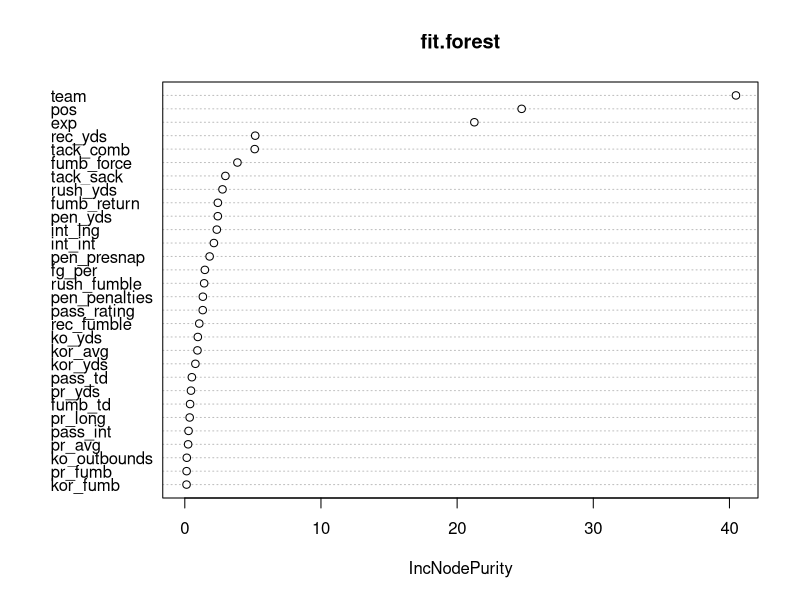
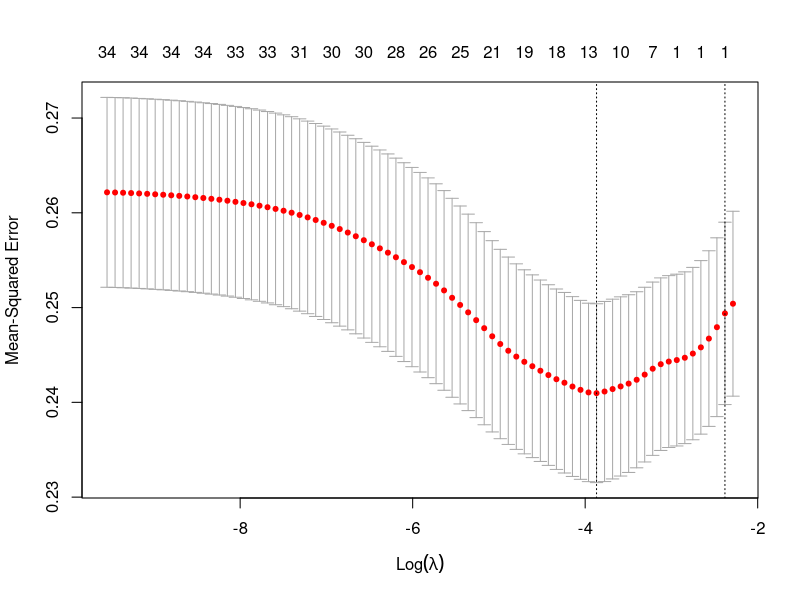
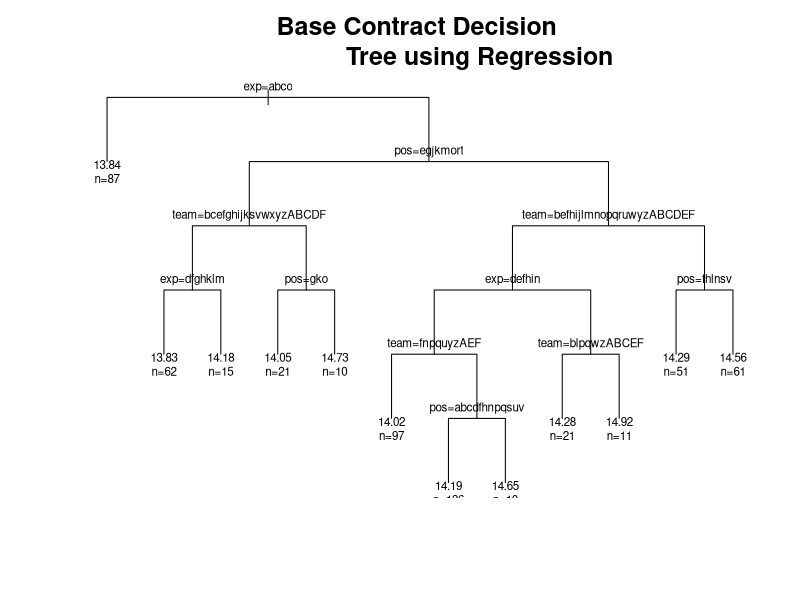

These charts were generated, in order, by the following R code:
## ---- chunk 1
#load packages
load.libraries <- c('tidyverse', 'caret', 'janitor', 'randomForest', 'glmnet', 'rpart')
install.lib <- load.libraries[!load.libraries %in% installed.packages()]
for(libs in install.lib) install.packages(libs, dependences = TRUE)
sapply(load.libraries, require, character = TRUE)

# global formatting 
options(scipen = 100)
## ---- chunk 2

find_r <- function(prediction, target, k){ 
    
    n <- length(target)

    #find SST and SSE
    sst <- sum((target - mean(target))^2)
    sse <- sum((prediction - target)^2)
    
    #find R-Squared
    rsq <- 1 - sse/sst
    
    arsq <- 1 - (((1-rsq) *(n-1)) / (n - k - 1))
    
    results <- c(rsq, arsq)
    return(results)
    
    
}
## ---- chunk 3

df <- read.csv(file = "datasets/NFL_2020_stats_clean.csv") 


## ---- chunk 4

df <- df %>% 
  summarise(base,
            team = as.factor(team), 
            pos = as.factor(pos),
            exp = as.factor(exp),
            fg_per = cut(fg_per, 
                         breaks=c(-1, 0, 70, 80, 90, 100), 
                         labels=c("0", "<=70%", ">70-80%", ">80-90%", ">90-100%")),
            fg_blk = as.factor(fg_blk),
            fumb_force = as.factor(fumb_force),
            fumb_return = as.factor(fumb_return),
            fumb_td = as.factor(fumb_td),
            int_int = as.factor(as.integer(int_int)),
            int_lng = cut(int_lng, 
                         breaks=c(-100, 0, 15, 30, 60, 100), 
                         labels=c("0", "1-15", "16-30", "31-60", ">60")),
            ko_yds = cut(ko_yds, 
                         breaks=c(-1, 0, 4000, 5000, 6000, 10000), 
                         labels=c("0", ">0-4000", ">4000-5000", ">5000-6000", ">6000")),
            ko_osk_rec = as.factor(as.integer(ko_osk_rec)),
            ko_td = as.factor(as.integer(ko_td)),
            ko_outbounds = as.factor(as.integer(ko_oob)),
            kor_avg = cut(kor_avg, 
                         breaks=c(-1, 0, 10, 20,30,50), 
                         labels=c("0", ">0-10", ">10-20", ">20-30", ">30")),
            kor_yds = cut(kor_yds, 
                         breaks=c(-1, 0, 250,500,750,1500), 
                         labels=c("0", "1-250", "251-500", ">501-750", ">750")),
            kor_td = cut(kor_td,
                         breaks=c(-1, 0, 5),
                         labels=c("None", "One or more")),
            kor_fumb = as.factor(as.integer(kor_fumb)),
            pass_td = cut(pass_td,
                          breaks=c(-1, 0, 10, 20, 30, 90),
                          labels=c("None", "1-10", "11-20", "21-30", "31+")),
            pass_int = cut(pass_int, 
                           breaks=c(-1, 0, 5, 10, 20), 
                           labels=c("0", "1-5", "6-10", "11+")),
            pass_rating = cut(pass_rate, 
                              breaks=c(-1, 0, 50, 70, 90, 120, 200), 
                              labels=c("0", ">0-50", ">50-70", ">70-90", ">90-120", "120+")),
            pen_penalties = cut(pen_pen,
                                breaks=c(-1, 0, 3,6,9,20),
                                labels=c("0", "0-3", "4-6", "7-9", "10+")),
            pen_yds = cut(pen_yds,
                          breaks=c(-1, 0, 30, 60, 90, 150),
                          labels=c("0", "1-30","31-60","61-90", "91+")),
            pen_presnap = as.factor(pen_presnap),
            pr_avg = cut(pr_avg,
                         breaks = c(-100, 0, 10, 20, 150),
                         labels=c("0", "1-10", "11-20", "21+")),
            pr_yds = cut(pr_yds,
                         breaks = c(-100, 0, 100, 200, 300, 1000),
                         labels=c("0", "1-100", "101-200", "201-300", "201+")),
            pr_long = cut(pr_lng,
                         breaks = c(-100, 0, 20, 50, 150),
                         labels=c("0", "0-20", "21-50", "50+")),
            pr_fumb = cut(pr_fumb,
                          breaks = c(-100, 0, 100),
                          labels = c("None", "One or more")),
            rec_yds = cut(rec_yds,
                         breaks = c(-100, 0, 250, 500, 750, 1000, 2000),
                         labels=c("0", "1-250", "251-500", "501-750", "750-1000", "1000+")),
            rec_fumble = as.factor(as.integer(rec_fum)),
            rush_yds = cut(rush_yds,
                           breaks = c(-100, 0, 250, 500, 750, 1000, 1500, 2500),
                           labels=c("0", "1-250", "251-500", "501-750", "750-1000", "1001-1500", "1500+")),
            rush_fumble = cut(rush_fum_rush,
                              breaks = c(0, 1, 2, 3, 4, 5, 6, 10),
                              labels=c("0", "1", "2", "3", "4", "5", "6+"),
                              right = FALSE),
            tack_comb = cut(tack_comb,
                              breaks = c(-100, 0, 50, 100, 500),
                              labels=c("0", "1-50", "51-100", "101+")),
            tack_sack = cut(tack_sck,
                            breaks=c(-100, 0, 5, 10, 100),
                            labels=c("0", "1-5", "6-10", "10+"))
            )



# only look at base contracts below $5M.
            
df <- df[df$base < 5000000,]


# take the log of target value for more accurate modeling             
df$base <- log(df$base)



# remove all collinearities and save in df_temp

df_temp <- df %>% 
  summarise(base, team, pos, exp, fg_per, int_int, ko_yds, kor_avg, 
            pass_td, pass_int, pass_rating, pen_yds, pen_presnap, 
            rec_yds,  rush_yds, rush_fumble,  tack_comb, tack_sack)
            

            
            
            



## ---- chunk 5
df %>% summarise(maxBase = max(base), minBase = min(base), baseRange = maxBase - minBase)

baseRange <- max(df$base) - min(df$base)
## ---- chunk 6
set.seed(1)
                  
trainIndex <- createDataPartition(df$base, p = .7,
                                  list = FALSE,
                                  times = 1)

# train/test set with all data
train <- df[ trainIndex,]
test <- df[-trainIndex,]


# train/test set with data with no collinearity
train_temp <- df_temp[ trainIndex,]
test_temp <- df_temp[-trainIndex,]



# make sure all factor levels are in train data set

totalData <- rbind(train,test)
for (x in 1:length(names(totalData))) {
  levels(train[, x]) <- levels(totalData[, x])
}

totalData <- rbind(train_temp,test_temp)
for (x in 1:length(names(totalData))) {
  levels(train_temp[, x]) <- levels(totalData[, x])
}
## ---- chunk 7

# Analysis of varience model

fit.aov <- aov(base ~ ., data = train_temp)


# look at model
print(fit.aov)

# look at model
summary(fit.aov)



# find r-squared

find_r(predict(fit.aov, train_temp, interval="confidence"), train_temp$base, (ncol(train_temp)-1))

# can compare predictions and actual results with below code

#fit.aov$xlevels <- Map(union, fit.aov$xlevels, lapply(test[,c(2:ncol(test))], unique))

#prediction <- as.double(predict(fit.aov, test, interval="confidence"))

#actual <- test %>% 
 # summarise(base)

#temp <- cbind(prediction, actual)

#temp %>% summarise(prediction, base, diff_dollars = exp(prediction) - exp(base))


## ---- chunk 8


fit.forest <- randomForest(base~., data = train)

# look at model
summary(fit.forest)

# look at model
print(fit.forest)

# plot importance
varImpPlot(fit.forest)

# find r-squared
n <- ncol(train) - 1
find_r(predict(fit.forest, train, interval = "confidence"), train$base, n)


# following code shows predictions vs. actual data in test data set

#prediction <- as.double(predict(fit.forest, test, interval = "confidence"))

#actual <- test %>% 
 # summarise(base)


#temp <- cbind(prediction, actual)

#temp %>% summarise(prediction, base, diff_dollars = exp(prediction) - exp(base))


## ---- chunk 9

# predictor variables
x <- data.matrix(train[,c(2:ncol(train))])


# target variable 
y <- train$base

#cross validation
fit.lasso <- cv.glmnet(x, y, alpha = 1)

# optimal lambda
best_lambda <- fit.lasso$lambda.min

best_lambda



# plot of test MSE by lambda value
plot(fit.lasso)

## ---- chunk 10
# find best model
fit.lasso <- glmnet(x, y, alpha = 1, lambda = best_lambda)

coef(fit.lasso)

print(fit.lasso)
## ---- chunk 11

find_r(predict(fit.lasso, s = best_lambda, newx = x), y, n)
## ---- chunk 12

# following code compares predictions from lasso regression model to actual results

#define new observation
#new = data.matrix(test[,2:ncol(test)])

#use lasso regression model to predict response value
#prediction <- as.double(predict(fit.lasso, s = best_lambda, newx = new))

#actual <- test %>% 
#  summarise(base)


#temp <- cbind(prediction, actual)

#temp %>% summarise(prediction, base, diff_dollars = exp(prediction) - exp(base))

## ---- chunk 13
fit.dt <- rpart(base~., method = "anova", data = train)

# Output to be present as PNG file
png(file = "visualizations/decTreeGFG.png", width = 1200, 
                            height = 1200)
  
# Plot
plot(fit.dt, uniform = TRUE,
          main = "Base Contract Decision 
                 Tree using Regression", cex.lab=1.5, cex.axis=1.5, cex.main=1.5, cex.sub=1.5)
text(fit.dt, use.n = TRUE, cex = .7, cex.lab=4, cex.axis=4, cex.sub=4)
  
# Saving the file
dev.off()

print(fit.dt)
## ---- chunk 14
# find r-squared and adjusted r-squared
find_r (predict(fit.dt, train, method = "anova"), train$base, n)

## ---- chunk 15
# following code compares predictions from decision tree regression model to actual results


#use decision tree model to predict response value
#prediction <- as.double(predict(fit.dt, test, method = "anova"))

#actual <- test %>% 
 #  summarise(base)


#temp <- cbind(prediction, actual)

#temp %>% summarise(prediction, base, diff_dollars = exp(prediction) - exp(base))

## ---- chunk 16


saveRDS(fit.forest, "model.rds")

